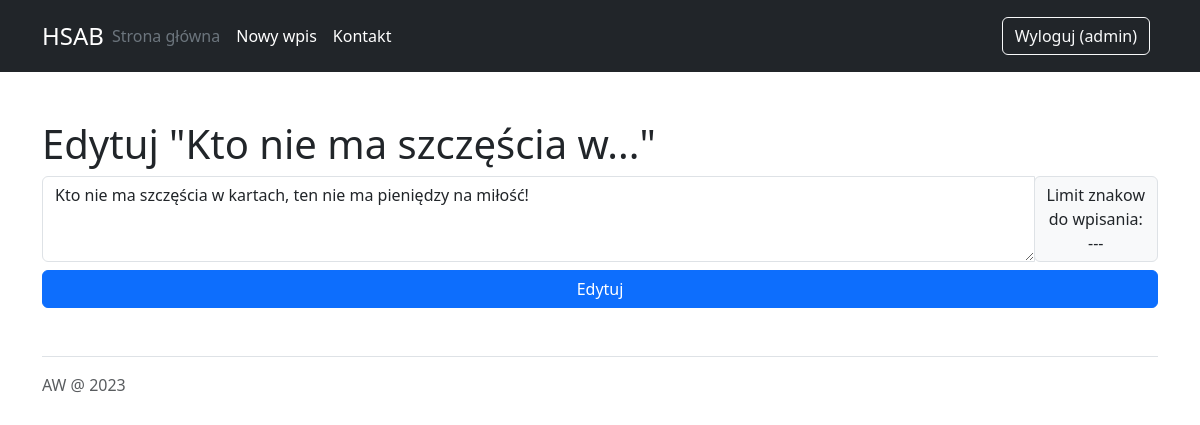
Screenshot of /12/edit (signed in) with the database file from the repository.
### tables this page shows
CREATE TABLE login
(
    id  INTEGER PRIMARY KEY AUTOINCREMENT,
    username    TEXT NOT NULL,
    password TEXT NOT NULL,
    access INTEGER   NOT NULL DEFAULT '0'
);

CREATE TABLE posts
(
    id      INTEGER PRIMARY KEY AUTOINCREMENT,
    created TIMESTAMP NOT NULL DEFAULT CURRENT_TIMESTAMP,
    content TEXT      NOT NULL,
    vote    INTEGER   NOT NULL DEFAULT '0'
);

### app.py (the view, shortened to what this page needs)
@app.route('/<int:id>/edit', methods=('GET', 'POST'))
@login_required
def edit(id):
    post = get_post(id)
    return render_template('edit.html', post=post)

### app.py (called while the page is built)
def get_db_connection():
    conn = sqlite3.connect('database.db')
    conn.row_factory = sqlite3.Row
    return conn

def get_post(post_id):
    conn = get_db_connection()
    post = conn.execute('SELECT * FROM posts WHERE id = ?',
                        (post_id,)).fetchone()
    conn.close()
    if post is None:
        abort(404)
    return post

@login_manager.user_loader
def load_user(user_id):
   conn = get_db_connection()
   curs = conn.cursor()
   curs.execute("SELECT * from login where id = (?)",[user_id])
   lu = curs.fetchone()
   if lu is None:
      return None
   else:
      return User(int(lu[0]), lu[1], lu[2])

### templates/edit.html
{% extends 'base.html' %}
{% block content %}
<h1>{% block title %} Edytuj "{{ post['content']|truncate(32) }}" {% endblock %}</h1>
<form method="post">
    <div class="input-group">
        <textarea name="content" placeholder="Post content"
                  class="form-control" onInput="LiczZnaki(this, 128)"
                      maxlength="128">{{ request.form['content'] or post['content'] }}</textarea>
                                <div class="input-group-prepend">
                <span class="input-group-text">Limit znakow <br>do wpisania:<br> ---</span>
            </div>
    </div>
    <div class="form-group d-grid gap-2 pt-2">
        <button type="submit" class="btn btn-primary">Edytuj</button>
    </div>
</form>
{% endblock %}

### templates/base.html (shortened to what this page needs)
<!doctype html>
<html lang="en">
<head>
    <link rel="stylesheet" href="{{ url_for('static', filename= 'css/style.css') }}">
    <link href="https://cdn.jsdelivr.net/npm/bootstrap@5.3.0/dist/css/bootstrap.min.css" rel="stylesheet"
>
</head>
<body>
<header class="p-3 text-bg-dark">
    <div class="container">
        <div class="d-flex flex-wrap align-items-center justify-content-center justify-content-lg-start">
            <a href="/" class="navbar-brand d-flex align-items-center mb-2 mb-lg-0 text-white text-decoration-none">
                HSAB
            </a>
            <ul class="nav col-12 col-lg-auto me-lg-auto mb-2 justify-content-center mb-md-0">
                <li><a href="{{ url_for('index') }}" class="nav-link px-2 text-secondary">Strona główna</a></li>
                <li><a href="{{ url_for('create') }}" class="nav-link px-2 text-white">Nowy wpis</a></li>
                <li><a href="{{ url_for('contact') }}" class="nav-link px-2 text-white">Kontakt</a></li>
            </ul>
            <div class="text-end">
                {% if current_user.is_authenticated %}
                    <a href="{{ url_for('logout') }}">
                        <button type="button" class="btn btn-outline-light me-2">Wyloguj ({{ current_user.username }})
                        </button>
                    </a>
                {% endif %}
            </div>
        </div>
    </div>
</header>
<main>
    <div class="container py-4">
        <div class="py-4">
            {% block content %} {% endblock %}
        </div>
        <footer class="pt-3 mt-4 text-body-secondary border-top">
            AW @ 2023
        </footer>
    </div>
</main>
</body>
</html>

### static/css/style.css (style rules this page uses)
.navbar-brand { font-size: x-large !important; }

### rows the page displays
login: username "admin"
posts: content "Kto nie ma szczęścia w...", content "Kto nie ma szczęścia w kartach, ten nie ma pieniędzy na miłość!"
